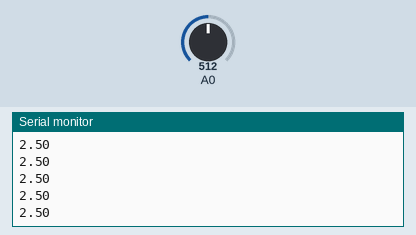
Simulated run of this sketch. Board: Arduino Uno, built with avr-gcc and run on an emulated ATmega328P. Parts: the last lines printed to the serial monitor. Inputs (shaded band) come from the test bench; at power-on: A0 = 512.

Above: at 1.2 s.
1.3 s: A0 set to 716
At 1.8 s:
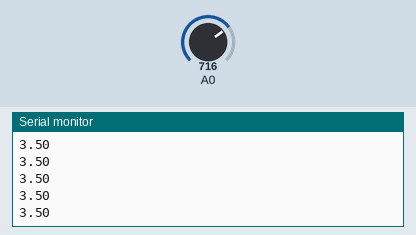
2.8 s: A0 set to 900
At 3.8 s:
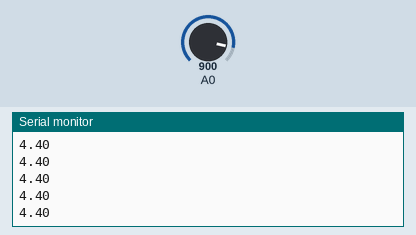
Timing chart, 0 to 5.8 s (numbered marks = the images above; inputs shaded):
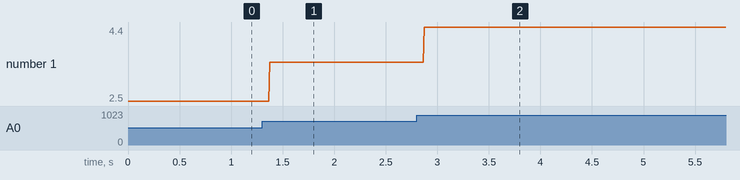

Measured:
- after the input at 1.3 s, the serial monitor: prints a new line after 0.07 s (image 1)
- after the input at 2.8 s, the serial monitor: prints a new line after 0.07 s (image 2)
- plotted number 1: 2.5 → 3.5 after the input at 1.3 s, 3.5 → 4.4 after the input at 2.8 s

The sketch:

analog_input.ino
```cpp
void setup() {
  Serial.begin(9600);
  pinMode(A0, INPUT);

}

void loop() {

  int data = analogRead(A0);

  float analog_volt = data * (5 / 1023.0);

  Serial.println(analog_volt);

}
```
